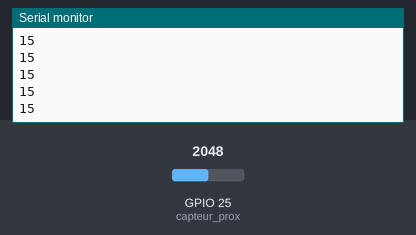
This sketch was run on a simulated ESP32. On the bench: the last lines printed to the serial monitor. Inputs (shaded band) come from the test bench; at power-on: GPIO 25 (capteur_prox) = 2048.

Above: at 1.2 s.
1.3 s: GPIO 25 (capteur_prox) set to 2866
At 1.9 s:
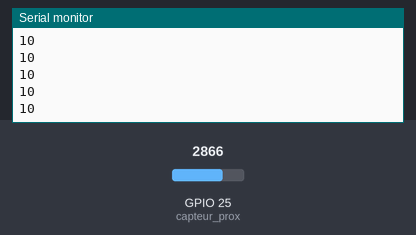
2.8 s: GPIO 25 (capteur_prox) set to 3603
At 3.5 s:
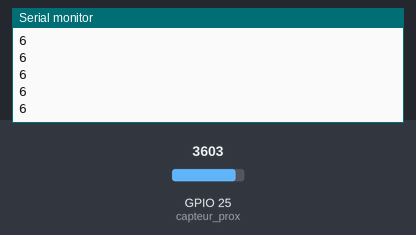
Timing chart, 0 to 5.8 s (numbered marks = the images above; inputs shaded):
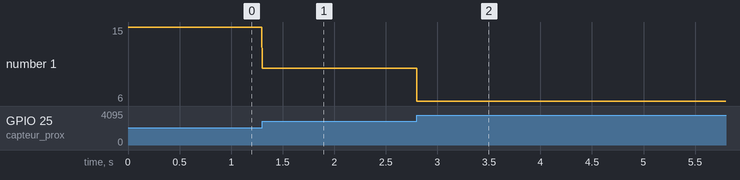

Measured:
- after the input at 1.3 s, the serial monitor: prints a new line at once (image 1)
- after the input at 2.8 s, the serial monitor: prints a new line at once (image 2)
- plotted number 1: 15 → 10 after the input at 1.3 s, 10 → 6 after the input at 2.8 s

The sketch:

Capteur_prox.ino
```cpp
short capteur_prox = 25;

int valueProx = 0;
int distanceCm = 0;

void setup() {
  Serial.begin(9600);
}

void loop() {
   valueProx = analogRead(capteur_prox);
   valueProx = map(valueProx, 0, 4095, 30, 4);
   Serial.println(valueProx - 2);
}
```
